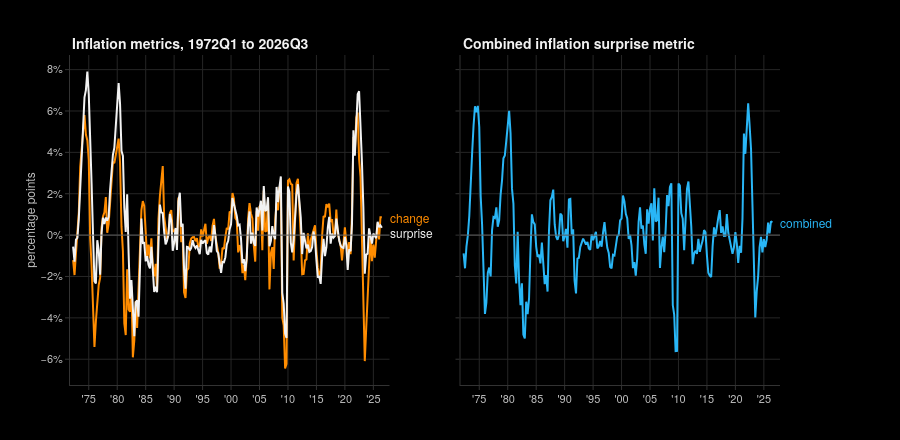

Notebook code for this chart:
### Code cell
legs = inflation[["change", "surprise_scaled"]].rename(columns={"surprise_scaled": "surprise"})

fig = charts.subplots(
    titles=(f"Inflation metrics, {STUDY_START} to {inflation.index[-1]}", "Combined inflation surprise metric"),
    shared_y=True,
)
charts.line_chart(legs, fig=fig, row=1, col=1, ylabel="percentage points", percent=0)
charts.line_chart(inflation[["combined"]], fig=fig, row=1, col=2, percent=0)
fig.show()

### Figure 1 — Plotly figure (JSON) as saved in the notebook; plotly's stock layout.template omitted (floating-point values rounded to 4 significant figures; data arrays with more than 128 entries replaced by an {"elided": "..."} marker saying what was removed)
{"data": [{"hovertemplate": "change: %{y:.1f}%<extra></extra>", "line": {"color": "#ff8c00", "width": 2}, "mode": "lines", "name": "change", "showlegend": false, "type": "scatter", "x": {"elided": "219 str values"}, "xaxis": "x", "y": {"elided": "219 float values"}, "yaxis": "y"}, {"hovertemplate": "surprise: %{y:.1f}%<extra></extra>", "line": {"color": "#f2f2f2", "width": 2}, "mode": "lines", "name": "surprise", "showlegend": false, "type": "scatter", "x": {"elided": "219 str values"}, "xaxis": "x", "y": {"elided": "219 float values"}, "yaxis": "y"}, {"hovertemplate": "combined: %{y:.1f}%<extra></extra>", "line": {"color": "#29b6f6", "width": 2}, "mode": "lines", "name": "combined", "showlegend": false, "type": "scatter", "x": {"elided": "219 str values"}, "xaxis": "x2", "y": {"elided": "219 float values"}, "yaxis": "y2"}], "layout": {"annotations": [{"font": {"color": "#f2f2f2", "size": 14, "weight": "bold"}, "showarrow": false, "text": "Inflation metrics, 1972Q1 to 2026Q3", "x": 0.0, "xanchor": "left", "xref": "paper", "y": 1.0, "yanchor": "bottom", "yref": "paper"}, {"font": {"color": "#f2f2f2", "size": 14, "weight": "bold"}, "showarrow": false, "text": "Combined inflation surprise metric", "x": 0.55, "xanchor": "left", "xref": "paper", "y": 1.0, "yanchor": "bottom", "yref": "paper"}, {"font": {"color": "#ff8c00", "size": 12}, "showarrow": false, "text": "change", "x": "2026-06-30T23:59:59.999999", "xanchor": "left", "xref": "x", "xshift": 6, "y": 0.8622, "yref": "y", "yshift": 0.0}, {"font": {"color": "#f2f2f2", "size": 12}, "showarrow": false, "text": "surprise", "x": "2026-06-30T23:59:59.999999", "xanchor": "left", "xref": "x", "xshift": 6, "y": 0.3546, "yref": "y", "yshift": -4.393}, {"font": {"color": "#29b6f6", "size": 12}, "showarrow": false, "text": "combined", "x": "2026-06-30T23:59:59.999999", "xanchor": "left", "xref": "x2", "xshift": 6, "y": 0.6084, "yref": "y2", "yshift": 0.0}], "height": 440, "hovermode": "x unified", "shapes": [{"line": {"color": "#5a5a5a", "width": 1}, "type": "line", "x0": 0, "x1": 1, "xref": "x domain", "y0": 0, "y1": 0, "yref": "y"}, {"line": {"color": "#5a5a5a", "width": 1}, "type": "line", "x0": 0, "x1": 1, "xref": "x2 domain", "y0": 0, "y1": 0, "yref": "y2"}], "xaxis": {"anchor": "y", "domain": [0.0, 0.45], "dtick": "M60", "hoverformat": "%Y Q%q", "range": ["1971-09-14T22:33:35.999999", "2027-11-03T02:52:47.999999"], "showspikes": true, "spikecolor": "#8c8c8c", "spikedash": "dot", "spikemode": "across", "spikethickness": 1, "tick0": "1970-01-01", "tickformat": "'%y"}, "xaxis2": {"anchor": "y2", "domain": [0.55, 1.0], "dtick": "M60", "hoverformat": "%Y Q%q", "range": ["1971-09-14T22:33:35.999999", "2027-11-03T02:52:47.999999"], "showspikes": true, "spikecolor": "#8c8c8c", "spikedash": "dot", "spikemode": "across", "spikethickness": 1, "tick0": "1970-01-01", "tickformat": "'%y"}, "yaxis": {"anchor": "x", "domain": [0.0, 1.0], "tickformat": ".0f", "ticksuffix": "%", "title": {"text": "percentage points"}}, "yaxis2": {"anchor": "x2", "domain": [0.0, 1.0], "matches": "y", "showticklabels": false, "tickformat": ".0f", "ticksuffix": "%", "title": {"text": ""}}}}
